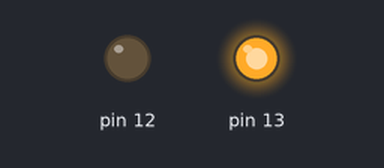
A sketch run on a simulated Arduino Uno, built with avr-gcc and run on an emulated ATmega328P. On the bench: output pins drawn as LEDs (lit = HIGH).

Above: at 5.0 s.
At 19.0 s:
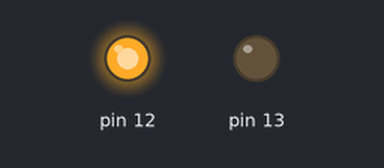
At 26.0 s:
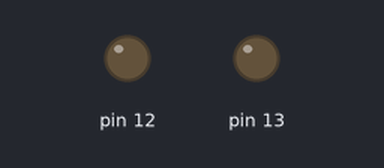
Timing chart, 0 to 36.4 s (numbered marks = the images above):
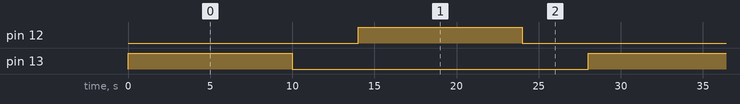

The sketch:

Practica_11.Saidas.dixitais.III.ino
```cpp
// C++ code
//
/*
A partir da montaxe da práctica anterior cos dous
LEDs (nos pins 13 e 12), modifica a programación por
bloques de maneira que primeiro encenda e apague o
LED do pin 13 e a continuación faga o mesmo o LED do
pin 12. Observa como se modifica o programa en texto. leds alternativos
*/

void setup()
{
  pinMode(13, OUTPUT);
  pinMode(12, OUTPUT);
}

void loop()
{
  digitalWrite(13, HIGH);
  delay(10000); // Wait for 10000 millisecond(s)
  digitalWrite(13, LOW);
  delay(4000); // Wait for 4000 millisecond(s)
  digitalWrite(12, HIGH);
  delay(10000); // Wait for 10000 millisecond(s)
  digitalWrite(12, LOW);
  delay(4000); // Wait for 4000 millisecond(s)
}
```

Measured:
- by itself, pin 12, pin 13: alternates HIGH for 10.0 s and LOW for 18.0 s
- by itself, everything shown: repeats every 28.0 s, in 4 steps
